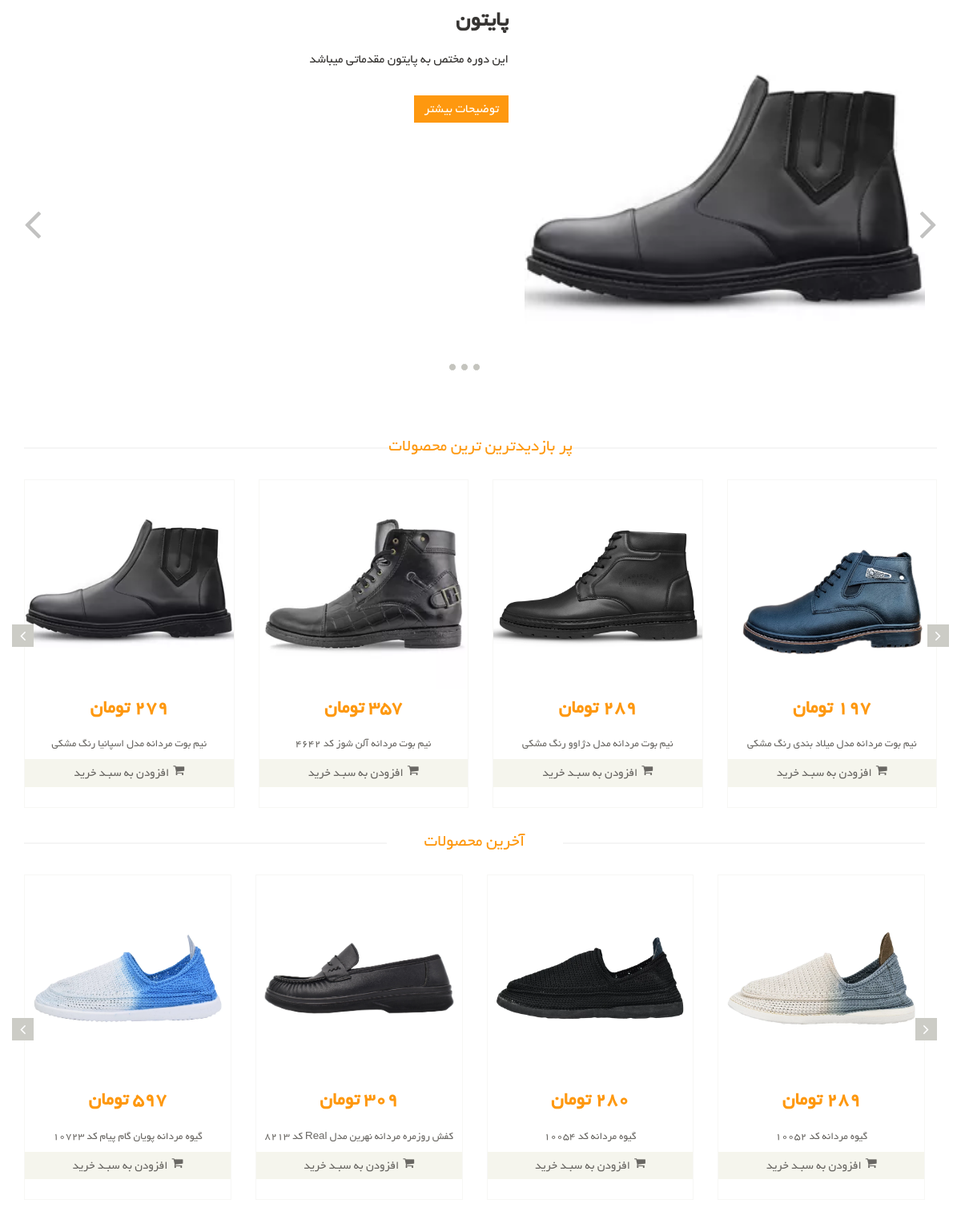
The page / on the database its author committed.
### ecomerce_slider/models.py (models this page shows, shortened)
class Slider(models.Model):
    title=models.CharField(max_length=120,verbose_name='عنوان')
    link=models.URLField(verbose_name='ادس')
    description=models.TextField(verbose_name='توضیحات')
    image=models.ImageField(upload_to=upload_image_path,blank=True,null=True,verbose_name='عکس')
    class Meta:
        verbose_name='اسلایدر'
        verbose_name_plural='اسلایدرها'

### ecomerce_products/models.py (models this page shows, shortened)
class Product(models.Model):
    title = models.CharField(max_length=120, verbose_name='عنوان')
    description = models.TextField(verbose_name='توضیحات')
    price = models.IntegerField(verbose_name='قیمت')
    images = models.ImageField(
        upload_to=upload_image_path, blank=True, null=True, verbose_name='عکس')
    activate = models.BooleanField(default=False, verbose_name='فعال/غیرفعل')
    catagories = models.ManyToManyField(
        ProductCatagory, blank=True, verbose_name='دسته بندی ها')
    visit_count = models.IntegerField(
        default=0, verbose_name='پربازدیدترین محصولات')
    about_manufacturer=models.CharField(max_length=120, verbose_name='درباره سازنده',default='لورم ایپسوم متن ساختگی با تولید سادگی نامفهوم از صنعت')
    class Meta:
        verbose_name = 'محصول'
        verbose_name_plural = 'محصولات'
    object = product_manager()

### ecomerce/views.py (the view)
# urls.py: path('', home_page),
def home_page(request):
    sliders = Slider.objects.all()
    most_visit_product = Product.object.order_by(
        '-visit_count').all()[:8]
    latest_products = Product.object.order_by('-id').all()[:8]
    context = {
        'title': 'home page',
        'sliders': sliders,
        'most_visit': my_grouper(4, most_visit_product),
        'latest_products': my_grouper(4, latest_products)
    }
    return render(request, 'home-page.html', context)

### ecomerce/views.py (called while the page is built)
def my_grouper(n, iterable):
    args = [iter(iterable)] * n
    return ([e for e in t if e is not None] for t in itertools.zip_longest(*args))

### templates/home-page.html
{% extends 'shared/_MainLayout.html' %}
{% load static %}
{% block content %}
<section id="slider">
  <div class="container">
    <div class="row">
      <div class="col-sm-12">
        <div id="slider-carousel" class="carousel slide" data-ride="carousel">
          <ol class="carousel-indicators">
            {% for slider in sliders %}
            <li data-target="#slider-carousel" data-slide-to="1"></li>
            {% endfor %}
          </ol>
          <div class="carousel-inner">
            {% for slider in sliders %}
            <div class="item {{ forloop.first|yesno:'active,' }}">
              <div class="col-sm-6">
                <h2>{{ slider.title }}</h2>
                <p>{{ slider.description }}</p>
                <a href="{{ slider.link }}" class="btn btn-default get" target="_blank">توضیحات بیشتر</a>
              </div>
              <div class="col-sm-6">
                <img src="{{ slider.image.url }}" class="girl img-responsive" alt="" width="500px" />
              </div>
            </div>
            {% endfor %}
          </div>
          <a href="#slider-carousel" class="left control-carousel hidden-xs" data-slide="prev"><i
              class="fa fa-angle-left"></i></a>
          <a href="#slider-carousel" class="right control-carousel hidden-xs" data-slide="next"><i
              class="fa fa-angle-right"></i></a>
        </div>
      </div>
    </div>
  </div>
</section>
<section>
  <div class="container">
    <div class="row">
      <div class="recommended_items">
        <h2 class="title text-center">پر بازدیدترین ترین محصولات</h2>
        <div id="recommended-item-carousel" class="carousel slide" data-ride="carousel">
          <div class="carousel-inner">
            {% for group in most_visit %}
            <div class="item {{ forloop.first|yesno:'active,' }}">
              {% for product in group %}
              <div class="col-sm-3">
                <div class="product-image-wrapper">
                  <div class="single-products">
                    <div class="productinfo text-center">
                      <img src="{{product.images.url}}" alt="" />
                      <h2>{{product.price}} تومان</h2>
                      <p>{{product.title}}</p>
                      <a href="#" class="btn btn-default add-to-cart"><i class="fa fa-shopping-cart"></i>افزودن به سبـد
                        خرید</a>
                    </div>
                  </div>
                </div>
              </div>
              {% endfor %}
            </div>
            {% endfor %}
          </div>
          <a class="left recommended-item-control" href="#recommended-item-carousel" data-slide="prev"><i
              class="fa fa-angle-left"></i></a>
          <a class="right recommended-item-control" href="#recommended-item-carousel" data-slide="next"><i
              class="fa fa-angle-right"></i></a>
        </div>
      </div>
      <div class="col-sm-12 padding-right">
        <div class="features_items">
          <a href="shop-2.html">
            <h2 class="title text-center">آخرین محصولات</h2>
          </a>
          <div id="recommended-item-carousel" class="carousel slide" data-ride="carousel">
            <div class="carousel-inner">
              {% for group in latest_products %}
              <div class="item {{ forloop.first|yesno:'active,' }}">
                {% for product in group %}
                <div class="col-sm-3">
                  <div class="product-image-wrapper">
                    <div class="single-products">
                      <div class="productinfo text-center">
                        <img src="{{product.images.url}}" alt="" />
                        <h2>{{product.price}} تومان</h2>
                        <p>{{product.title}}</p>
                        <a href="#" class="btn btn-default add-to-cart"><i class="fa fa-shopping-cart"></i>افزودن به
                          سبـد
                          خرید</a>
                      </div>
                    </div>
                  </div>
                </div>
                {% endfor %}
              </div>
              {% endfor %}
            </div>
            <a class="left recommended-item-control" href="#recommended-item-carousel" data-slide="prev"><i
                class="fa fa-angle-left"></i></a>
            <a class="right recommended-item-control" href="#recommended-item-carousel" data-slide="next"><i
                class="fa fa-angle-right"></i></a>
          </div>
        </div>
      </div>
    </div>
  </div>
</section>
{% endblock %}

### assets/css/main.css (style rules this page uses)
body { font-family: 'BYekan'; font-size: 10pt; position: relative; font-weight: normal; direction: rtl; }
a { -webkit-transition: 300ms; -moz-transition: 300ms; -o-transition: 300ms; transition: 300ms; }
h1, h2, h3, h4, h5, h6 { font-family: 'BYekan', sans-serif; }
#slider { padding-bottom: 45px; }
.carousel-indicators li { background: #C4C4BE; }
.item { padding-left: 100px; }
.girl { margin-right: 0; }
.item h2 { color: #363432; font-family: 'BYekan', sans-serif; font-size: 28px; font-weight: 700; margin-bottom: 22px; margin-top: 10px; }
.item p { color:#363432; font-size:16px; font-weight:300; font-family: 'BYekan', sans-serif; }
.get { background: #FE980F; border: 0 none; border-radius: 0; color: #FFFFFF; font-family: 'BYekan', sans-serif; font-size: 16px; font-weight: 300; margin-top: 23px; }
.control-carousel { position: absolute; top: 50%; font-size: 60px; color: #C2C2C1; }
.right { right: 0; }
.left { left: 0; }
.left-sidebar h2:after, h2.title:after { content: " "; position: absolute; border: 1px solid #f5f5f5; bottom:8px; right: 0; width: 100%; height: 0; z-index: -2; }
h2.title:before { content: " "; position: absolute; background: #fff; bottom: -6px; width: 220px; height: 30px; z-index: -1; right: 50%; margin-right: -110px; }
.padding-right { padding-left: 0; }
.features_items { overflow:hidden; }
h2.title { color: #FE980F; font-family: 'BYekan', sans-serif; font-size: 16pt; font-weight: 400; margin: 0 15px; text-transform: uppercase; margin-bottom: 30px; position: relative; }
.product-image-wrapper { border:1px solid #F7F7F5; overflow: hidden; margin-bottom:30px; }
.single-products { position: relative; }
.productinfo h2 { color: #FE980F; font-family: 'BYekan', sans-serif; font-size: 24px; font-weight: 700; }
.productinfo p { font-family: 'BYekan', sans-serif; font-size: 10pt; font-weight: 400; color: #696763; }
.productinfo img { width: 100%; }
.productinfo { position:relative; }
.add-to-cart { background:#F5F5ED; border: 0 none; border-radius: 0; color: #696763; font-family: 'BYekan', sans-serif; font-size: 15px; width: 100%; margin-bottom: 25px; }
.add-to-cart i { margin-left:5px; }
.recommended_items { overflow: hidden; }
#recommended-item-carousel .carousel-inner .item { padding-left: 0; }
.recommended-item-control { position: absolute; top: 41%; }
.recommended-item-control i { background: none repeat scroll 0 0 #ccccc6; color: #FFFFFF; font-size: 20px; padding: 4px 10px; }

### rows shown on the page
Slider: title "پایتون", description "این دوره مختص به پایتون مقدماتی میباشد", image (picture)
Product: images (picture), price "279", title "نیم بوت مردانه مدل اسپانیا رنگ مشکی"
Product: images (picture), price "357", title "نیم بوت مردانه آلن شوز کد 4642"
Product: images (picture), price "289", title "نیم بوت مردانه مدل دژاوو رنگ مشکی"
Product: images (picture), price "197", title "نیم بوت مردانه مدل میلاد بندی رنگ مشکی"
Product: images (picture), price "597", title "گیوه مردانه پویان گام پیام کد 10723"
Product: images (picture), price "309", title "کفش روزمره مردانه نهرین مدل Real کد 8213"
Product: images (picture), price "280", title "گیوه مردانه کد 10054"
Product: images (picture), price "289", title "گیوه مردانه کد 10052"
